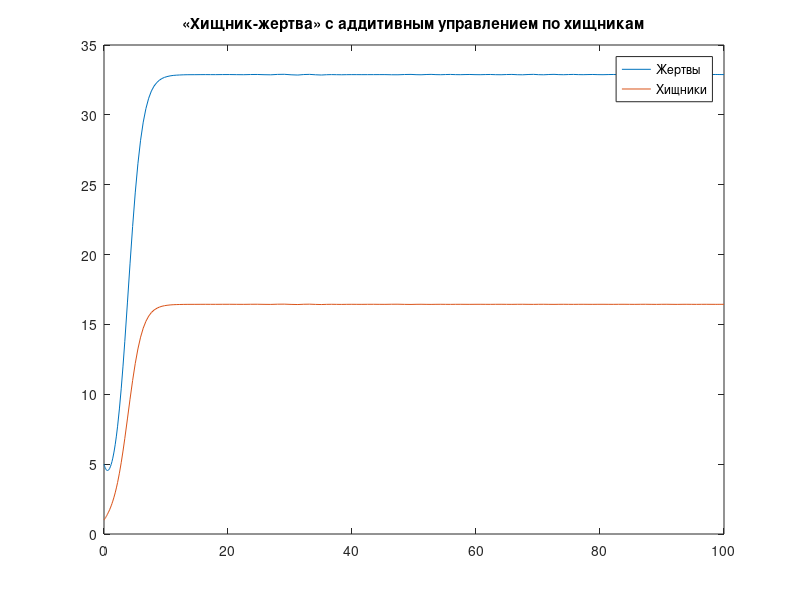

This chart was generated by the following MATLAB code:
function pr5
t=[0 100];
clc;
[t,X]=ode45(@Func,t,[5; 1]);
plot(t,X(:,1), t,X(:,2));
title('«Хищник-жертва» с аддитивным управлением по хищникам');
legend('Жертвы','Хищники');
end 
 
function out=Func(~,x)
a = 0.8;
aa = 0.8;
e = 0.8;
y = 0.3;
b = 0.055;
T = 1;
p = 2;
 
u = -a.*x(1) + (x(1).*x(2))./(1 + aa.*x(1)) + e.*x(1).*x(1) + p.*(-y.*x(2) + (x(1).*x(2))./(1 + aa.*x(1)) - b.*x(2).*x(2)) - ((x(1)-p.*x(2))/(T)); 
f1 = (a.*x(1)- (x(1).*x(2))./(1 + aa.*x(1)) - e.*x(1).*x(1)+ u);
f2 = (-y.*x(2) + (x(1).*x(2))./(1 + aa.*x(1)) - b.*x(2).*x(2));
 
out = [f1;f2];
end
